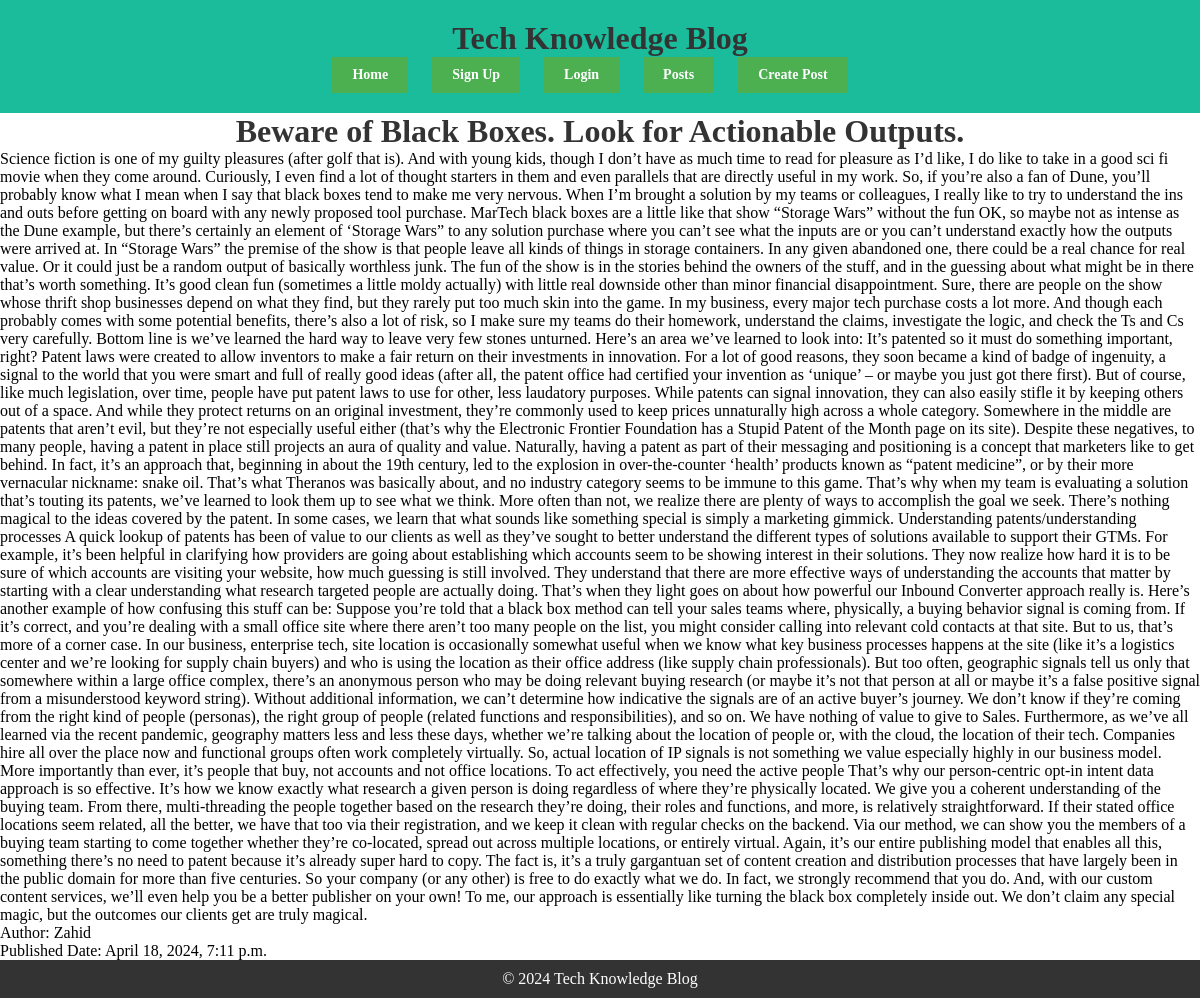
Screenshot of /posts/6/ with the database file from the repository.
### blog/models.py (models this page shows, shortened)
class Post(models.Model):
    title = models.CharField(max_length=200)
    content = models.TextField()
    author = models.ForeignKey(User, on_delete=models.CASCADE)
    pub_date = models.DateTimeField(auto_now_add=True)

### blog/views.py (the view)
# urls.py: path('posts/<int:post_id>/', views.post_detail, name='post_detail'),
def post_detail(request, post_id):
    post = get_object_or_404(Post, pk=post_id)
    return render(request, 'blog/post_detail.html', {'post': post})

### blog/templates/blog/post_detail.html (shortened to what this page needs)
{% extends "base.html" %}
{% block content %}
    <h1>{{ post.title }}</h1>
    <p>{{ post.content }}</p>
    <p>Author: {{ post.author }}</p>
    <p>Published Date: {{ post.pub_date }}</p>
{% endblock %}

### static/css/styles.css (style rules this page uses)
body, html { overflow-x: hidden; }
* { margin: 0; padding: 0; box-sizing: border-box; }
body, main { min-height: 100vh; display: flex; flex-direction: column; justify-content: space-between; }
h1, h2, h3, h4, h5, h6, p { margin: 0; }
h1 { text-align: center; color: #333; }

### rows the page displays
Post: title "Beware of Black Boxes. Look for Actionable Outputs.", content "Science fiction is one of my guilty pleasures (after golf that is). And with young kids, though I don’t have as much time to read for pleasure as I’d like, I do like to take in a good sci fi movie when they come around. Curiously, I even find a lot of thought starters in them and even parallels that are directly useful in my work. So, if you’re also a fan of Dune, you’ll probably know what I mean when I say that black boxes tend to make me very nervous. When I’m brought a solution by my teams or colleagues, I really like to try to understand the ins and outs before getting on board with any newly proposed tool purchase. MarTech black boxes are a little like that show “Storage Wars” without…", author "Zahid", pub_date "April 18, 2024, 7:11 p.m."
